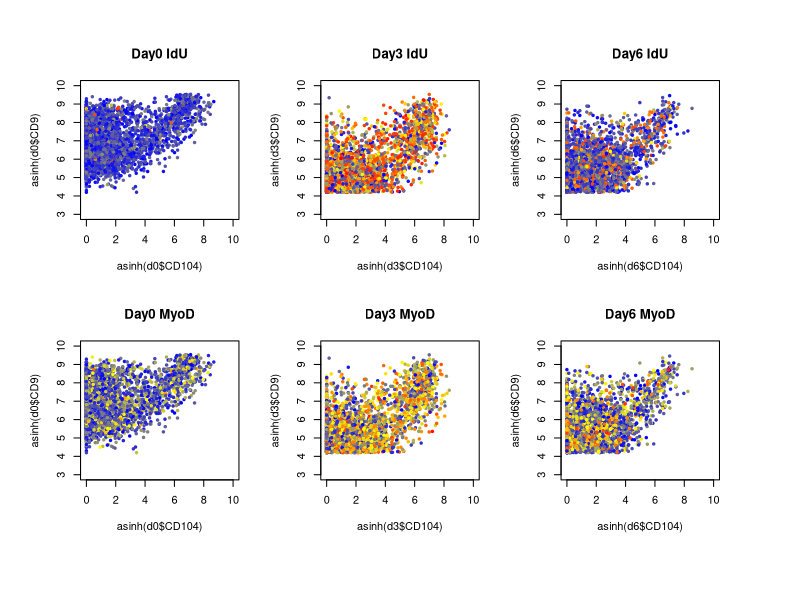

Generate this figure with R:
library(gplots) # needed for color palette

# load data
d <- read.csv('../../Data/Porpiglia/FR-FCM-ZY3K_gated.csv', as.is=TRUE)
#########
#DAY 0 ##
########
# subset day0 only
d0 <- d[d$sample == "Day0",]

mycol <- colorpanel(100,"blue","yellow","red")

getColor <- function(val, maxval=max(val), col=mycol, scale=c("linear","asinh")[2])
{
        if(scale=="linear")
        {
                v <- val
                mv <- max(maxval)
                i <- ifelse(100*v/mv > 100, 100, round(100*v/mv,1))
        } else if (scale=="asinh")
        {
                v <- asinh(val)
                mv <- asinh(max(maxval))
                i <- ifelse(100*v/mv > 100, 100, round(100*v/mv,1))
        }
        col[i]
}

par(mfcol=c(2,3), oma=c(4,2,2,4))
# plot points by CD104 and CD9 values colored by IdU value scaled to max value in full data
plot(asinh(d0$CD104), asinh(d0$CD9),
     col=getColor(d0$IdU,d$IdU), pch=19, cex=0.5,
     ylim=c(3,10), xlim=c(0,10), main=paste("Day0","IdU"))

plot(asinh(d0$CD104), asinh(d0$CD9),
     col=getColor(d0$MyoD,d$MyoD), pch=19, cex=0.5,
     ylim=c(3,10), xlim=c(0,10), main=paste("Day0","MyoD"))

#DAY 3 
# subset day3 only
d3 <- d[d$sample == "Day3",]

# plot points by CD104 and CD9 values colored by IdU value scaled to max value in full data
plot(asinh(d3$CD104), asinh(d3$CD9),
     col=getColor(d3$IdU,d$IdU), pch=19, cex=0.5,
     ylim=c(3,10), xlim=c(0,10), main=paste("Day3","IdU"))

plot(asinh(d3$CD104), asinh(d3$CD9),
     col=getColor(d3$MyoD,d$MyoD), pch=19, cex=0.5,
     ylim=c(3,10), xlim=c(0,10), main=paste("Day3","MyoD"))

#DAY6
# subset day6 only
d6 <- d[d$sample == "Day6",]

# plot points by CD104 and CD9 values colored by IdU value scaled to max value in full data
plot(asinh(d6$CD104), asinh(d6$CD9),
     col=getColor(d6$IdU,d$IdU), pch=19, cex=0.5,
     ylim=c(3,10), xlim=c(0,10), main=paste("Day6","IdU"))

plot(asinh(d6$CD104), asinh(d6$CD9),
     col=getColor(d$MyoD,d$MyoD), pch=19, cex=0.5,
     ylim=c(3,10), xlim=c(0,10), main=paste('Day6',"MyoD"))
